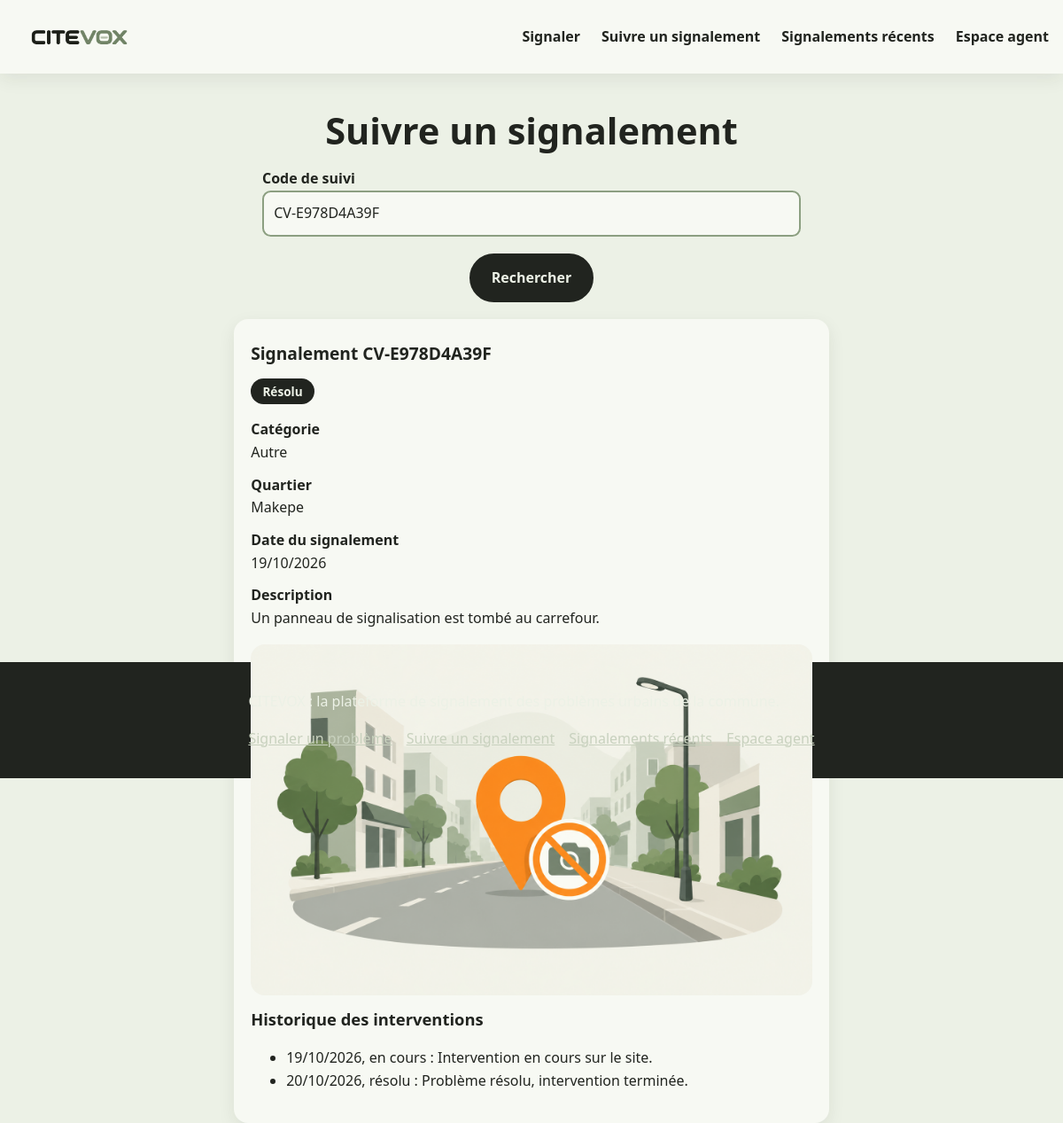
The page /suivre?code=CV-E978D4A39F on the database its author committed.
### tables this page shows
CREATE TABLE signalements (
    id INTEGER PRIMARY KEY AUTOINCREMENT,
    code_suivi TEXT NOT NULL UNIQUE,
    categorie_id INTEGER NOT NULL REFERENCES categories(id),
    quartier_id INTEGER NOT NULL REFERENCES quartiers(id),
    description TEXT NOT NULL CHECK (length(description) >= 20),
    reperage TEXT NOT NULL,
    telephone TEXT NOT NULL CHECK (length(telephone) = 9),
    photo TEXT,                         -- nom généré par le serveur (facultatif)
    statut TEXT NOT NULL DEFAULT 'nouveau'
        CHECK (statut IN ('nouveau', 'en_cours', 'resolu', 'rejete')),
    cree_le TEXT NOT NULL DEFAULT CURRENT_TIMESTAMP   -- UTC
);

CREATE TABLE categories (
    id INTEGER PRIMARY KEY AUTOINCREMENT,
    nom TEXT NOT NULL UNIQUE,
    slug TEXT NOT NULL UNIQUE,          -- nom des images : images/categories/<slug>.jpg
    service TEXT NOT NULL               -- service responsable
);

CREATE TABLE quartiers (
    id INTEGER PRIMARY KEY AUTOINCREMENT,
    nom TEXT NOT NULL UNIQUE
);

CREATE TABLE interventions (
    id INTEGER PRIMARY KEY AUTOINCREMENT,
    signalement_id INTEGER NOT NULL REFERENCES signalements(id) ON DELETE CASCADE,
    agent_id INTEGER NOT NULL REFERENCES agents(id),
    date_intervention TEXT NOT NULL DEFAULT CURRENT_TIMESTAMP,
    commentaire TEXT NOT NULL,          -- pour un rejet : le motif
    nouveau_statut TEXT NOT NULL CHECK (nouveau_statut IN ('en_cours', 'resolu', 'rejete'))
);

### app.py (the view)
@app.route("/suivre")
def suivre():
    code = request.args.get("code", "").strip().upper()
    s = historique = None
    if code:
        s = requete("SELECT s.*, c.nom AS categorie, q.nom AS quartier FROM signalements s"
                    " JOIN categories c ON c.id = s.categorie_id JOIN quartiers q ON q.id = s.quartier_id"
                    " WHERE s.code_suivi = ?", (code,), un=True)
        if s is None:
            flash("Aucun signalement ne correspond à ce code.", "erreur")
        else:  # ni téléphone, ni agent, ni identifiant interne
            historique = requete("SELECT date_intervention, commentaire, nouveau_statut FROM interventions"
                                 " WHERE signalement_id = ? ORDER BY date_intervention, id", (s["id"],))
    return render_template("suivre.html", code=code, s=s, historique=historique), (404 if code and s is None else 200)

### app.py (called while the page is built)
def get_db():
    if "db" not in g:
        g.db = sqlite3.connect(app.config["DATABASE"])
        g.db.row_factory = sqlite3.Row
        g.db.execute("PRAGMA foreign_keys = ON")
    return g.db

@app.teardown_appcontext
def fermer_db(exception):
    db = g.pop("db", None)
    if db is not None:
        db.close()

def requete(sql, params=(), un=False):
    curseur = get_db().execute(sql, params)
    return curseur.fetchone() if un else curseur.fetchall()

@app.before_request
def preparer_requete():
    if request.method == "POST":
        attendu, recu = session.get("csrf", ""), request.form.get("csrf", "")
        if not attendu or not hmac.compare_digest(recu.encode(), attendu.encode()):
            abort(400)
    g.agent = None
    if "agent_id" in session:
        g.agent = requete("SELECT * FROM agents WHERE id = ?", (session["agent_id"],), un=True)

@app.after_request
def entetes_securite(reponse):
    reponse.headers["X-Content-Type-Options"] = "nosniff"
    reponse.headers["Content-Security-Policy"] = "default-src 'self'; img-src 'self' blob:"
    return reponse

@app.context_processor
def contexte():
    return {"agent": g.get("agent"), "STATUTS": STATUTS}

@app.template_filter()
def date_fr(valeur):
    return datetime.strptime(valeur, "%Y-%m-%d %H:%M:%S").strftime("%d/%m/%Y")

### templates/suivre.html (shortened to what this page needs)
{% extends "base.html" %}
{% block contenu %}
<div style="height: 70vh;">
  <h1 style="text-align: center;">Suivre un signalement</h1>
  <form class="formulaire" method="get">
    <label for="code">Code de suivi</label>
    <input id="code" name="code" value="{{ code }}" placeholder="CV-XXXXXXXXXX" autocomplete="off" required>
    <button class="bouton" type="submit">Rechercher</button>
  </form>
  {% if s %}
  <article class="carte detail" style="margin: 0 auto;">
    <h2>Signalement {{ s.code_suivi }}</h2>
    <p><span class="statut {{ s.statut }}">{{ STATUTS[s.statut] }}</span></p>
    <dl>
      <dt>Catégorie</dt><dd>{{ s.categorie }}</dd>
      <dt>Quartier</dt><dd>{{ s.quartier }}</dd>
      <dt>Date du signalement</dt><dd>{{ s.cree_le|date_fr }}</dd>
      <dt>Description</dt><dd>{{ s.description }}</dd>
    </dl>
    {% if s.photo %}<img class="visuel" src="{{ url_for('static', filename='uploads/' ~ s.photo) }}" alt="Photo du problème signalé">{% endif %}
    <h3>Historique des interventions</h3>
    {% if historique %}
    <ul>
      {% for i in historique %}<li>{{ i.date_intervention|date_fr }}, {{ STATUTS[i.nouveau_statut]|lower }} : {{ i.commentaire }}</li>{% endfor %}
    </ul>
    {% else %}
    <p>Aucune intervention pour le moment.</p>
    {% endif %}
  </article>
  {% endif %}
</div>
{% endblock %}

### static/css/style.css (style rules this page uses)
:root { --ivory: #ecf1e6; --ash-grey: #c0c8b6; --ash-grey-2: #c8d1be; --carbon-black: #21241f; --muted-teal: #8c9f81; --teal-fonce: #55654d; --carte: #f7f9f3; --rayon: 1rem; --ombre: 0 .4rem 1.2rem rgba(33, 36, 31, .08); }
* { box-sizing: border-box; }
body { margin: 0; font-family: "Segoe UI", Arial, sans-serif; line-height: 1.6; color: var(--carbon-black); background: var(--ivory); }
h1 { font-size: 1.9rem; line-height: 1.2; margin: 1.5rem 0 1rem; }
h2 { font-size: 1.5rem; line-height: 1.25; margin: 2.5rem 0 1rem; }
h3 { font-size: 1.15rem; margin: 0 0 .4rem; }
img { max-width: 100%; height: auto; display: block; }
.bouton { display: inline-block; padding: .8rem 1.4rem; border: 2px solid var(--carbon-black); border-radius: 2rem; background: var(--carbon-black); color: var(--ivory); font: inherit; font-weight: 700; text-decoration: none; cursor: pointer; }
.visuel { width: 100%; aspect-ratio: 4 / 3; object-fit: cover; border-radius: var(--rayon); }
.carte, .chiffre { margin: 0; padding: 1.2rem; border-radius: var(--rayon); background: var(--carte); box-shadow: var(--ombre); }
.carte .visuel { margin-bottom: .8rem; aspect-ratio: 16 / 10; }
.carte h2 { margin: .5rem 0; font-size: 1.2rem; }
h1:not(#accueil), .precedes-form { text-align: center; }
.formulaire { max-width: 38rem; margin: 0 auto; }
label { display: block; margin-top: 1rem; font-weight: 600; }
input, select, textarea { width: 100%; padding: .7rem; border: 2px solid var(--muted-teal); border-radius: .6rem; background: var(--carte); color: inherit; font: inherit; }
.formulaire .bouton { margin: 1.2rem auto; display: block; }
.statut { display: inline-block; padding: .1rem .7rem; border: 2px solid transparent; border-radius: 1rem; background: var(--ash-grey); font-size: .85rem; font-weight: 700; }
.statut.resolu { background: var(--carbon-black); color: var(--ivory); }
.detail { max-width: 42rem; margin-top: 1.5rem; }
dt { font-weight: 700; }
dd { margin: 0 0 .7rem; }
@media (min-width: 992px) { h1 { font-size: 2.6rem; } }

### rows shown on the page
signalements: code_suivi "CV-E978D4A39F", statut "Résolu", cree_le "19/10/2026", description "Un panneau de signalisation est tombé au carrefour.", photo (placeholder picture)
categories: categorie "Autre"
quartiers: quartier "Makepe"
interventions: date_intervention "19/10/2026", nouveau_statut "en cours", commentaire "Intervention en cours sur le site."
interventions: date_intervention "20/10/2026", nouveau_statut "résolu", commentaire "Problème résolu, intervention terminée."
